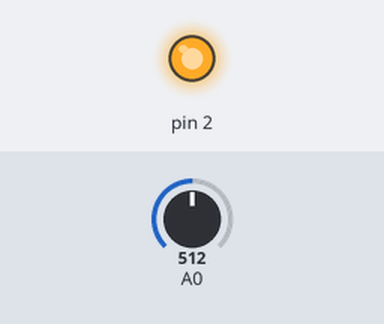
This sketch was run on a simulated Arduino Uno, built with avr-gcc and run on an emulated ATmega328P. Shown: output pins drawn as LEDs (lit = HIGH). The test bench sets the inputs (shaded band); at power-on: A0 = 512.

Above: at 1.3 s.
1.4 s: A0 set to 0
At 2.1 s:
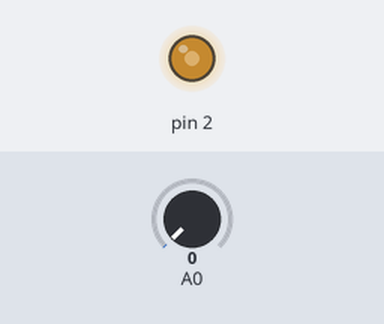
3.0 s: A0 set to 122
At 3.18 s:
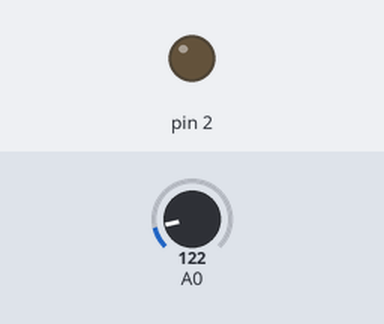
Timing chart, 0 to 12.1 s (numbered marks = the images above; inputs shaded):
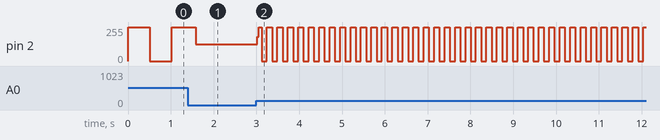

The sketch:

pruebas.ino
```cpp
int pausa=512;
void setup() {
  // put your setup code here, to run once:
pinMode (2, OUTPUT);
}

void loop() {
 digitalWrite(2,HIGH);
delay (analogRead(0));
 digitalWrite(2,LOW);
delay (analogRead(0));

}
```

Measured:
- after the input at 3.0 s, pin 2: 126/255 → 181/255 at once, then moves between 0/255 and 255/255, repeating every 0.49 s
